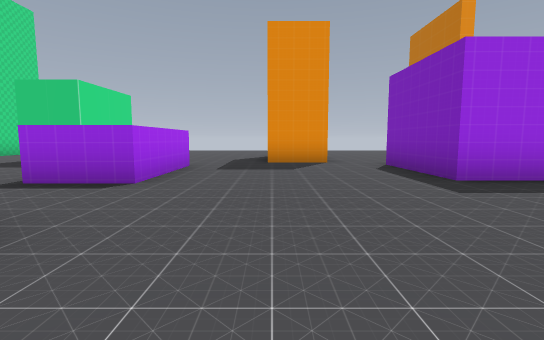
View 1 (above)

19 first-person views from a walk through a 3-D level made in the Godot game engine. The camera is 1.2 m above the floor, tilts 6° down and sees 85° across. The floor is counted in squares, 2 m on a side. Each view is taken from the middle of a square. On the plan, view 1 faces up. The plan holds only what a view shows up to about 9 squares ahead; the rest is blank. Some surface patterns are stand-ins.

View 2
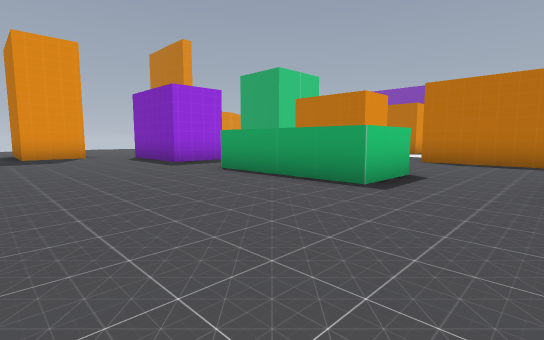

View 3
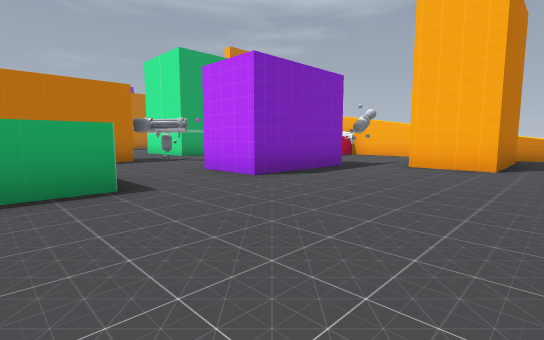

View 4
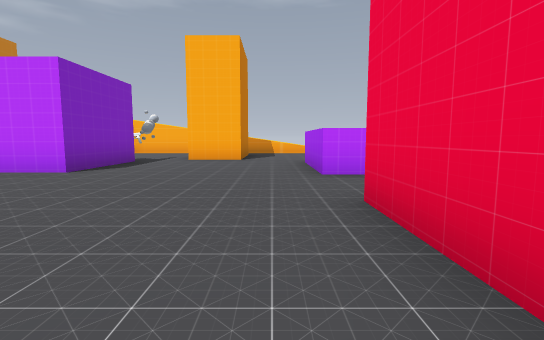

View 5
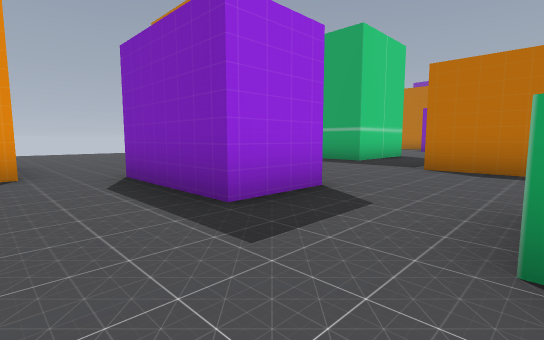

View 6
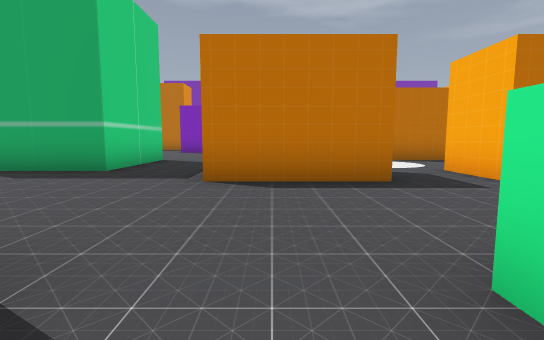

View 7
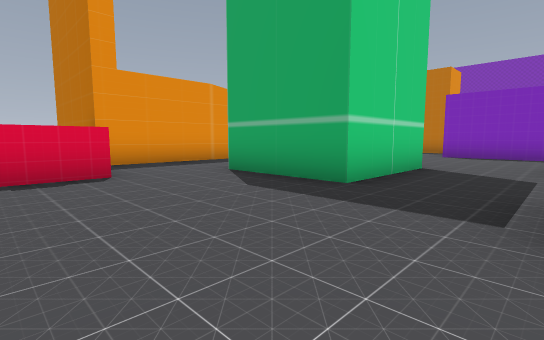

View 8
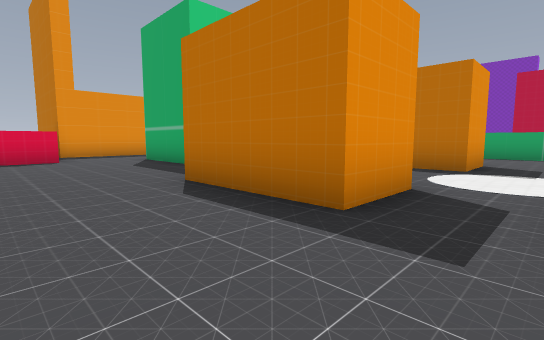

View 9
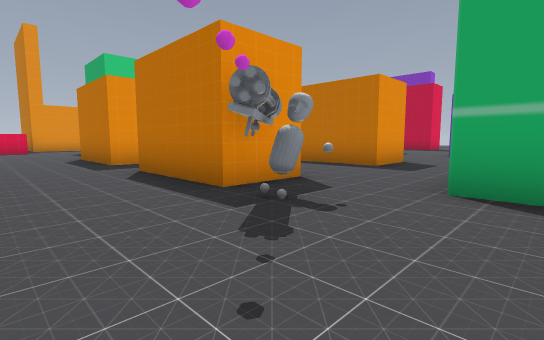

View 10
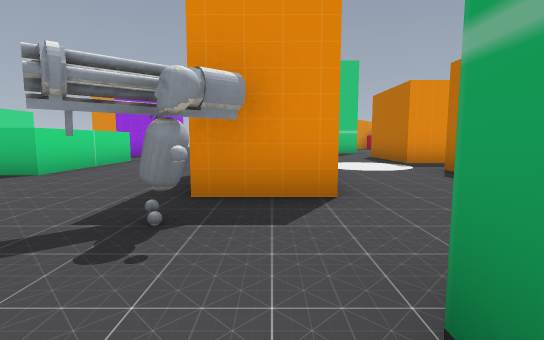

View 11
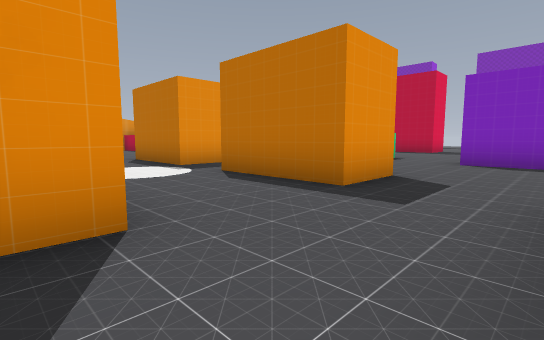

View 12
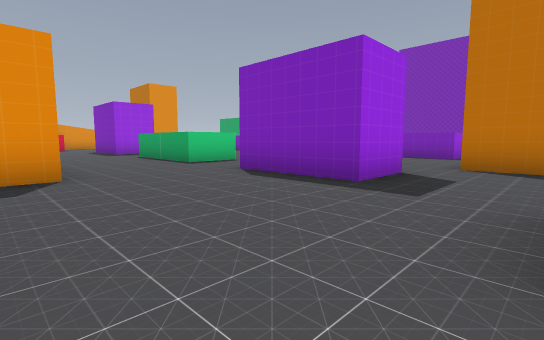

View 13
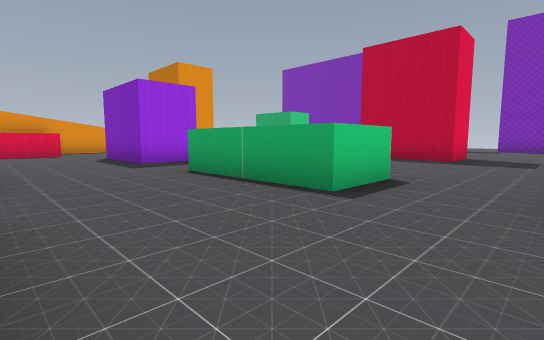

View 14
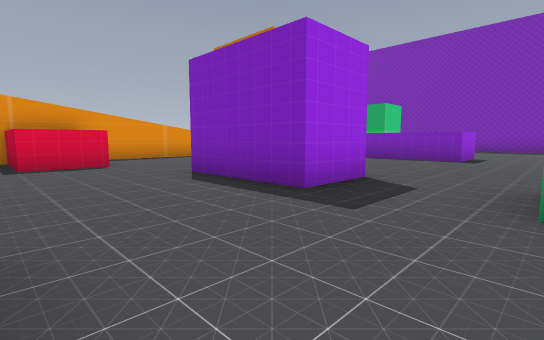

View 15
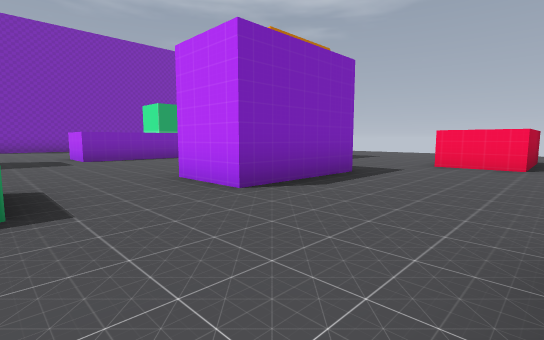

View 16
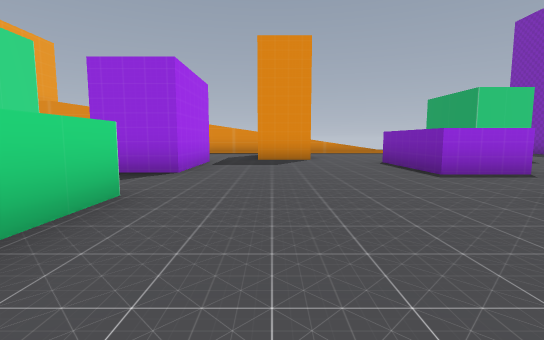

View 17
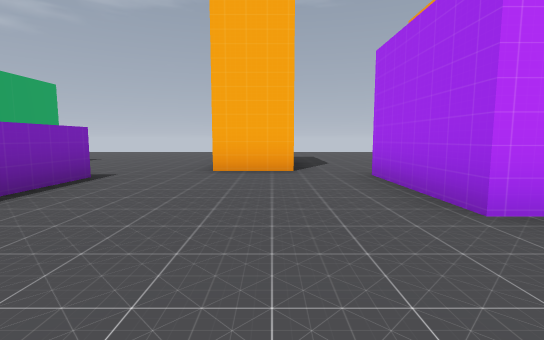

View 18
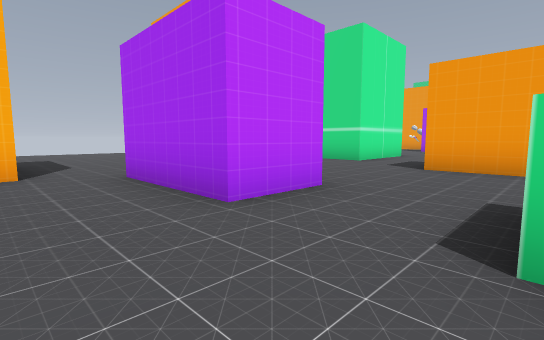

View 19
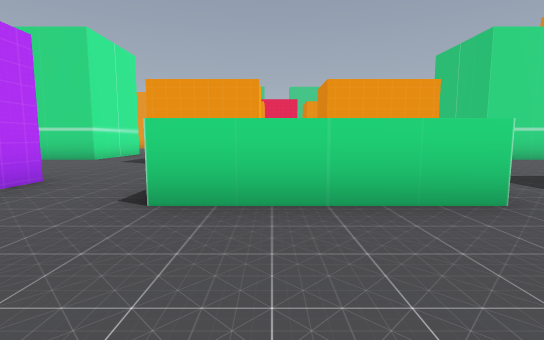

### Floor plan
Ten units are one square. View 1 is at (0, 0); x grows to the right and y downward. Boxes are objects, and circles mark ways between rooms. Rooms are numbered by the first view taken in them; rooms with no view inside come last. Other rooms are left out.
<svg viewBox="-45 -95 275 208">
<path fill="none" stroke="#000" d="M26 11 26 -21M-19 -11 -19 9M-19 30 -19 56M26 -43 26 -70M-19 -54 -19 -40M26 60 26 33M-1 65 15 65M15 -75 -1 -75M88 -13 72 -13 72 -40M41 -21 41 11 26 11M88 30 72 30 72 3 88 3M129 -13 113 -13 113 -40M42 -43 26 -43M65 40 76 31M115 -61 86 -61 86 -75M128 30 113 30 113 2M102 51 114 51M26 33 42 33M65 -90 51 -90M-26 30 -19 30M-19 -40 -34 -40M-19 -66 -19 -54M-1 92 -1 65M-1 -75 -1 -89M72 40 72 36M73 41 72 41M73 43 69 37M77 33 66 42M75 44 70 37M76 42 73 41 69 40M76 43 73 42 69 38M76 44 69 38M86 59 86 50M135 108 135 80M128 14 128 30M174 11 158 11 158 -21M174 -43 158 -43 158 -70M114 51 114 68M158 59 158 33 174 33M135 80 151 80M114 -79 114 -69M151 -90 135 -90M218 8 218 -9M174 -21 174 11M174 33 174 59M218 -40 218 -66M218 56 218 30M186 65 201 65M174 -70 174 -43M201 -75 185 -75"/>
<rect x="25" y="65" width="10" height="10" fill="#bbb"><title>other object</title></rect>
<circle cx="35" cy="-35" r="3" fill="#2a7"/>
<circle cx="35" cy="25" r="3" fill="#2a7"/>
<circle cx="-25" cy="-25" r="3" fill="#2a7"/>
<circle cx="-25" cy="15" r="3" fill="#2a7"/>
<circle cx="0" cy="-70" r="3" fill="#2a7"/>
<circle cx="5" cy="70" r="3" fill="#2a7"/>
<circle cx="55" cy="40" r="3" fill="#2a7"/>
<circle cx="80" cy="50" r="3" fill="#2a7"/>
<circle cx="110" cy="-45" r="3" fill="#2a7"/>
<circle cx="115" cy="35" r="3" fill="#2a7"/>
<circle cx="120" cy="-5" r="3" fill="#2a7"/>
<circle cx="125" cy="85" r="3" fill="#2a7"/>
<circle cx="165" cy="-35" r="3" fill="#2a7"/>
<circle cx="165" cy="25" r="3" fill="#2a7"/>
<text x="10" y="0">1</text>
<text x="80" y="-10">2</text>
<text x="-40" y="10">3</text>
<text x="140" y="0">4</text>
<text x="200" y="0">5</text>
</svg>
Room 1 opens to room 2. Room 1 opens to room 3. Room 2 opens to room 3. Room 2 opens to room 4. Room 3 opens to room 4. Room 4 opens to room 5.

Where each view was taken, in squares from view 1:
view 1: 0 up, 0 right, facing up
view 2: 3 down, 1 left, facing up-right
view 3: 0 up, 1 left, facing down-right
view 4: 2 up, 1 left, facing down
view 5: 2 up, 1 right, facing up-right
view 6: 3 up, 3 right, facing right
view 7: 4 up, 5 right, facing up-right
view 8: 0 up, 5 right, facing up-right
view 9: 6 down, 5 right, facing up-right
view 10: 6 down, 8 right, facing up
view 11: 5 down, 8 right, facing up-right
view 12: 8 down, 12 right, facing up-right
view 13: 3 down, 13 right, facing up-right
view 14: 2 up, 13 right, facing up-right
view 15: 1 down, 13 right, facing down-right
view 16: 1 down, 19 right, facing up
view 17: 1 down, 19 right, facing down
view 18: 1 down, 19 right, facing down-left
view 19: 0 up, 20 right, facing left
